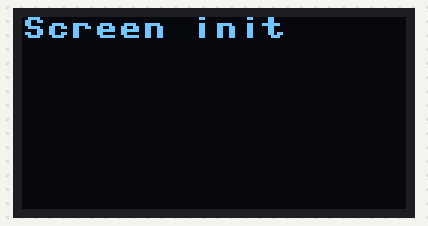
A program run on a simulated ESP32 board running MicroPython. Shown: 128×64 one-colour display.

Above: at 0.1 s.
At 5.1 s:
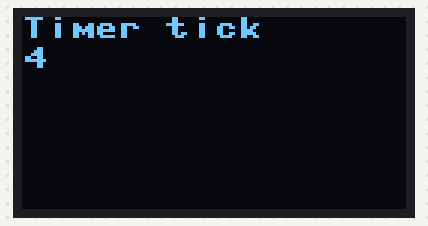
At 9.1 s:
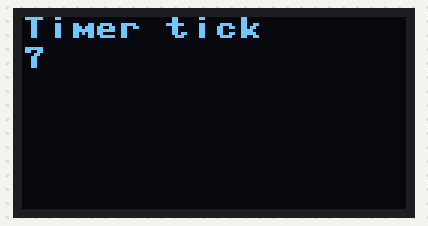
At 19.1 s:
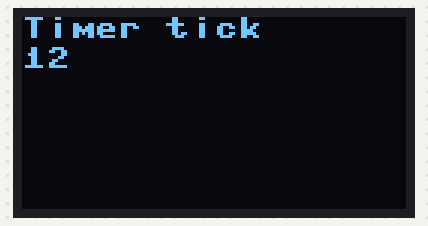
At 27.1 s:
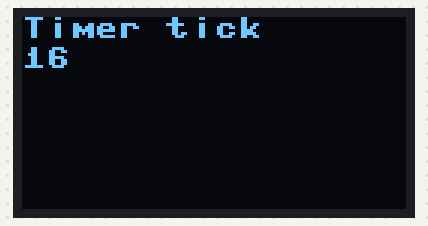
At 37.1 s:
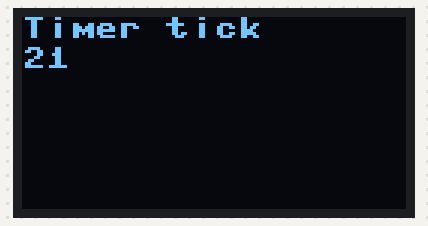

The program:

main.py
```python
# Import the required libraries
from machine import Pin, SoftI2C, Timer
import sh1106
import time
import network
import ubinascii

# init OLED display
i2c = SoftI2C(scl=Pin(22), sda=Pin(21))
oled = sh1106.SH1106_I2C(128, 64, i2c, Pin(16), 0x3c)
oled.sleep(False)
oled.fill(0)
oled.text('Screen init', 0, 0)
oled.show()

iter_timer = 0

# def callback function
    # Print to the OLED display
def tick(timer):
    global iter_timer
    oled.fill(0)
    oled.text('Timer tick', 0, 0)
    oled.text(str(iter_timer), 0, 10)
    oled.show()
    iter_timer += 1

# init timer 0 in periodic mode, with a period of 1s
tim = Timer(0)
tim.init(period=1000, mode=Timer.PERIODIC, callback=tick)

while True:
    if iter_timer == 5:
        # adjust timer to period = 2s
        tim.init(period=2000, mode=Timer.PERIODIC, callback=tick)
        iter_timer += 1
    pass
```

Measured:
- what the display in image 1 shows lasts 2.0 s, from 5.1 s to 7.1 s
